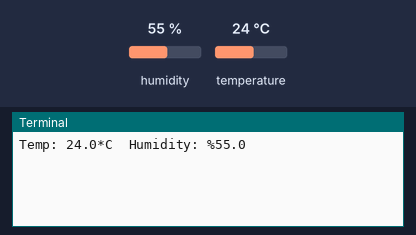
A program run on a simulated Raspberry Pi (BCM pin numbers) with a GrovePi. Parts: the last lines printed to the terminal. Inputs (shaded band) come from the test bench; at power-on: humidity 55 %, temperature 24 °C.

Above: at 1.2 s.
1.3 s: humidity set to 22 %
At 2.7 s:
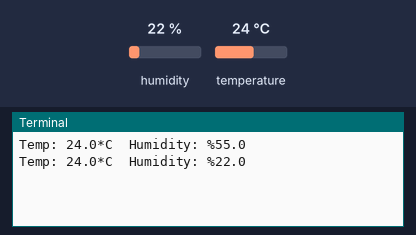
3.1 s: temperature set to 12 °C
At 4.7 s:
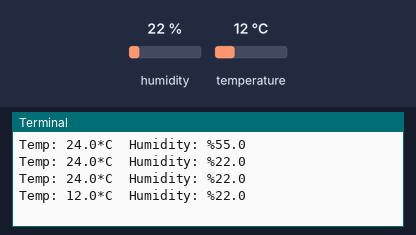
4.9 s: humidity set to 40 %
At 6.6 s:
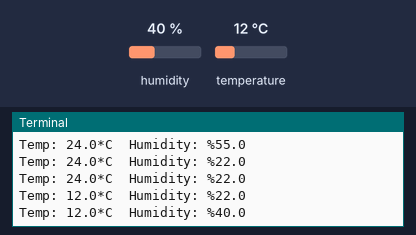
Timing chart, 0 to 8.1 s (numbered marks = the images above; inputs shaded):
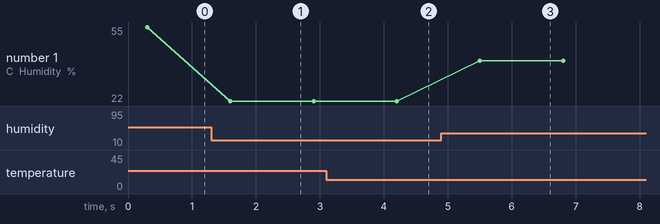

The program:

temp.py
```python
import grovepi
import time

dht_sensor_port=4
dht_sensor_type=0


while True:
                [ temp,hum ] = grovepi.dht(dht_sensor_port,dht_sensor_type)
                print 'Temp: '+ str(temp) + '*C' + '\tHumidity:' + ' %'+ str(hum)
                time.sleep(1)
```

Measured:
- after the input at 1.3 s, the terminal: prints a new line after 0.30 s (image 1)
- after the input at 3.1 s, the terminal: prints a new line after 1.1 s (image 2)
- after the input at 4.9 s, the terminal: prints a new line after 0.60 s (image 3)
- plotted number 1: 55 → 22 after the input at 1.3 s, 22 → 40 after the input at 4.9 s
